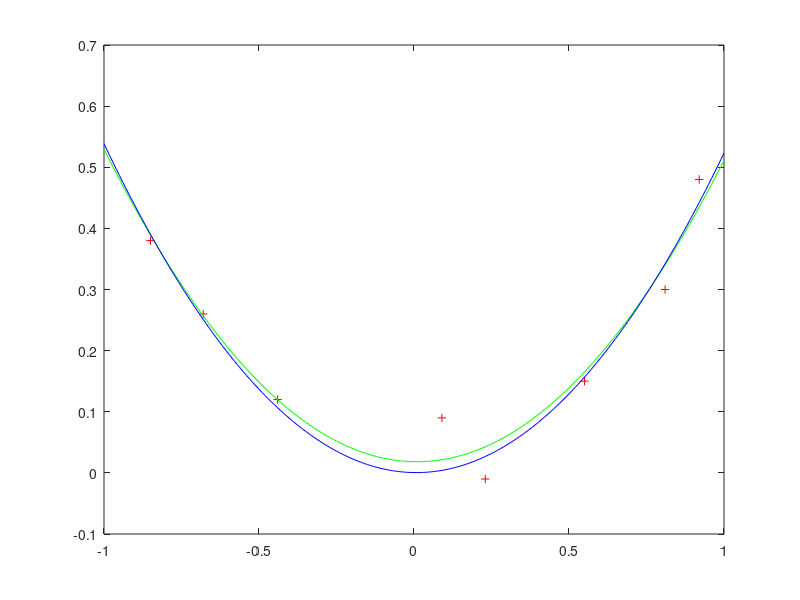

This figure's MATLAB source:
clc
clear
xi=[-0.44, 0.09, 0.92, 0.23, -0.68, 0.81, -0.85, 0.55]';
yi=[0.12, 0.09, 0.48, -0.01, 0.26, 0.3, 0.38, 0.15]';
wi=[0.5, 0.1, 1, 0.1, 0.7, 1, 1, 0.5];

%con pesos
H=[xi.^0 xi xi.^2];
mp=diag(sqrt(wi));
H2=mp*H;
b2=mp*yi;
c2=H2\b2;

%sin pesos
b=yi;
c=H\b;

%comparacion grafica
xx=[-1:0.01:1];
yy=c(1)+c(2).*xx+c(3).*xx.^2;
y2=c2(1)+c2(2).*xx+c2(3).*xx.^2;

plot(xi, yi, 'r+', xx,yy,'g',xx,y2,'b');
